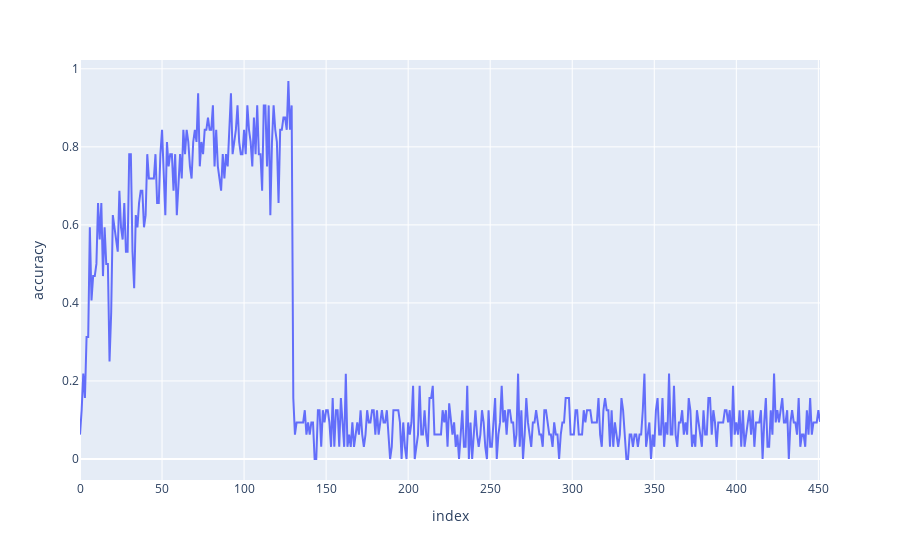

Notebook cell for this chart:
### Code cell
px.line(step_dicts, y="accuracy", log_y=False)

### Figure 1 — Plotly figure (JSON) as saved in the notebook; plotly's stock layout.template omitted (floating-point values rounded to 4 significant figures; data arrays with more than 128 entries replaced by an {"elided": "..."} marker saying what was removed)
{"data": [{"hovertemplate": "index=%{x}<br>accuracy=%{y}<extra></extra>", "legendgroup": "", "line": {"color": "#636efa", "dash": "solid"}, "marker": {"symbol": "circle"}, "mode": "lines", "name": "", "orientation": "v", "showlegend": false, "type": "scatter", "x": {"elided": "452 int values"}, "xaxis": "x", "y": {"elided": "452 float values"}, "yaxis": "y"}], "layout": {"legend": {"tracegroupgap": 0}, "margin": {"t": 60}, "xaxis": {"anchor": "y", "domain": [0, 1], "title": {"text": "index"}}, "yaxis": {"anchor": "x", "domain": [0, 1], "title": {"text": "accuracy"}}}}
